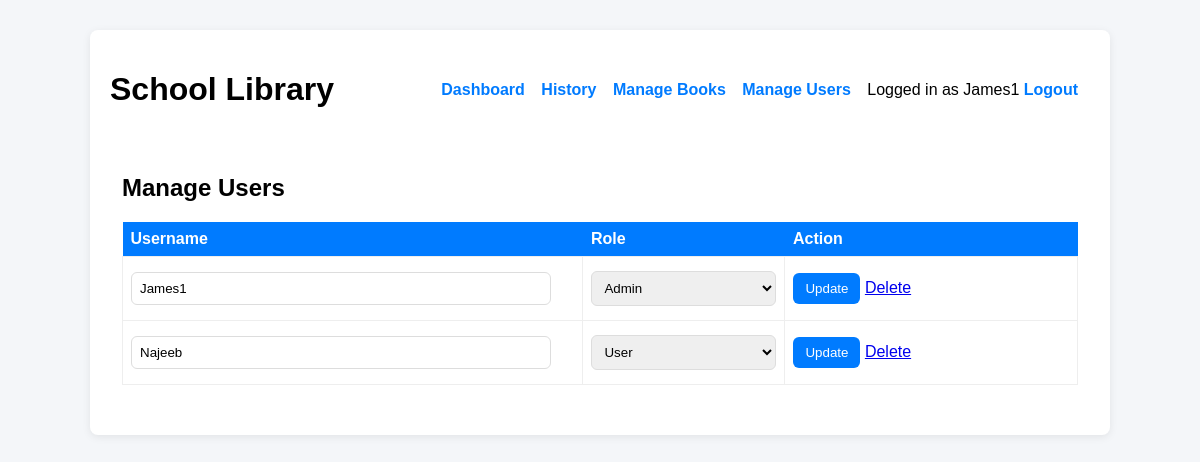
Page /manage_users (signed in) on the committed database.
### tables this page shows
CREATE TABLE users (
            id INTEGER PRIMARY KEY AUTOINCREMENT,
            username TEXT UNIQUE,
            password TEXT,
            role TEXT DEFAULT 'user'
        );

### routes/admin_routes.py (the view)
@bp.route('/manage_users')
@admin_only
def manage_users():
    users = get_all_users()
    return render_template('manage_users.html', users=users)

### database.py (called while the page is built)
def get_conn(path):
    conn = sqlite3.connect(path)
    conn.row_factory = sqlite3.Row
    return conn

def query(db_path, sql, params=(), fetchone=False, fetchall=False):
    conn = get_conn(db_path)
    cur = conn.cursor()
    cur.execute(sql, params)
    conn.commit()
    if fetchone:
        row = cur.fetchone()
        conn.close()
        return row
    if fetchall:
        rows = cur.fetchall()
        conn.close()
        return rows
    conn.close()
    return None

### models/user_model.py (called while the page is built)
def get_all_users():
    return query(DB, "SELECT id, username, role FROM users", fetchall=True)

### routes/admin_routes.py (called while the page is built)
def admin_only(f):
    from functools import wraps
    @wraps(f)
    def wrapped(*args, **kwargs):
        if session.get('role')!='admin':
            return 'Admins only', 403
        return f(*args, **kwargs)
    return wrapped

### templates/manage_users.html (shortened to what this page needs)
{% extends "base.html" %}
{% block content %}
<div class="card">
  <h2>Manage Users</h2>
  <table>
    <tr><th>Username</th><th>Role</th><th>Action</th></tr>
    {% for u in users %}
    <tr>
      <form method="POST" action="{{ url_for('admin.update_user_route', user_id=u.id) }}">
        <td><input name="username" value="{{ u.username }}"></td>
        <td>
          <select name="role">
            <option value="user" {% if u.role=='user' %}selected{% endif %}>User</option>
            <option value="admin" {% if u.role=='admin' %}selected{% endif %}>Admin</option>
          </select>
        </td>
        <td>
          <button type="submit">Update</button>
          <a href="{{ url_for('admin.delete_user_route', user_id=u.id) }}" onclick="return confirm('Delete?')">Delete</a>
        </td>
      </form>
    </tr>
    {% endfor %}
  </table>
</div>
{% endblock %}

### templates/base.html (shortened to what this page needs)
<!doctype html>
<html>
<head>
  <link rel="stylesheet" href="{{ url_for('static', filename='style.css') }}">
</head>
<body>
  <div class="container">
    <header>
      <h1>School Library</h1>
      <nav class="navlinks">
        <a href="{{ url_for('book.dashboard') }}">Dashboard</a>
        <a href="{{ url_for('borrow.history') }}">History</a>
        {% if session.get('role') == 'admin' %}
          <a href="{{ url_for('book.manage_books') }}">Manage Books</a>
          <a href="{{ url_for('admin.manage_users') }}">Manage Users</a>
        {% endif %}
        {% if session.get('username') %}
          <span class="muted">Logged in as {{ session.get('username') }}</span>
          <a href="{{ url_for('auth.logout') }}">Logout</a>
        {% else %}
          <a href="{{ url_for('auth.login') }}">Login</a>
        {% endif %}
      </nav>
    </header>
    <main>
      {% block content %}{% endblock %}
    </main>
  </div>
</body>
</html>

### static/style.css (style rules this page uses)
body { font-family: Arial, sans-serif; background:#f4f6f9; margin:0; padding:0; }
.container { max-width:980px; margin:30px auto; background:white; padding:20px; border-radius:8px; box-shadow:0 2px 8px rgba(0,0,0,0.08); }
header { display:flex; justify-content:space-between; align-items:center; }
.navlinks a { margin-right:12px; color:#007bff; text-decoration:none; font-weight:600; }
.card { padding:12px; margin-top:12px; }
input, select { padding:8px; margin:6px 0; width:100%; max-width:420px; box-sizing:border-box; border:1px solid #ddd; border-radius:6px; }
button, .btn { background:#007bff; color:white; padding:8px 12px; border:none; border-radius:6px; text-decoration:none; }
table { width:100%; border-collapse:collapse; margin-top:12px; }
table th { background:#007bff; color:white; padding:8px; text-align:left; }
table td { padding:8px; border:1px solid #eee; }

### rows in the picture
users: get "James1", username "James1", role "Admin"
users: username "Najeeb", role "User"
